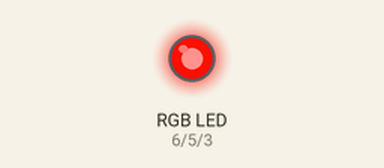
A sketch run on a simulated Arduino Uno, built with avr-gcc and run on an emulated ATmega328P. Shown: an RGB LED mixed from three pins (HIGH = lit). Dim RGB values are drawn brighter than linear.

Above: at 0.15 s.
At 4.8 s:
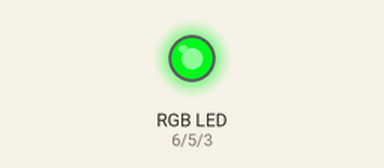
At 9.66 s:
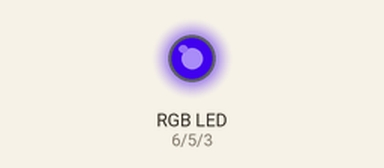
At 19.37 s:
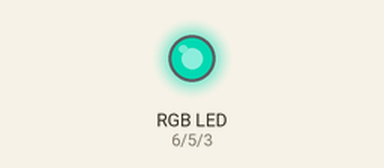
At 28.78 s:
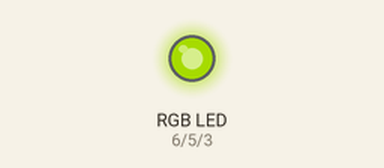
At 38.49 s:
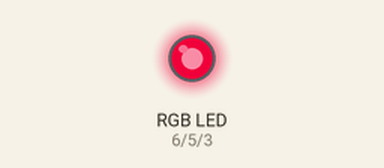
Timing chart, 0 to 40.0 s (numbered marks = the images above):
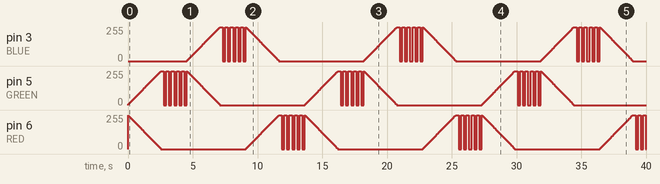

The sketch:

RGBs.ino
```cpp
//Define Pins
#define BLUE 3
#define GREEN 5
#define RED 6

void setup() {
  // put your setup code here, to run once:
  pinMode(RED, OUTPUT);
  pinMode(GREEN, OUTPUT);
  pinMode(BLUE, OUTPUT);
  digitalWrite(RED, HIGH);
  digitalWrite(GREEN, LOW);
  digitalWrite(BLUE, LOW);
}

int redVal;
int greenVal;
int blueVal;

void loop() {
  #define delayTime 10 //fading time between colors

  redVal = 255;
  greenVal = 0;
  blueVal = 0;

  analogWrite(RED, redVal);
  analogWrite(GREEN, greenVal);
  analogWrite(BLUE, blueVal);

  for (int i = 0; i < 255; i++) {
    redVal -= 1;
    greenVal += 1;

    analogWrite(RED, redVal);
    analogWrite(GREEN, greenVal);
    delay(delayTime);
  }

  for (int i = 0; i < 5; i++) {
    delay(200);
    analogWrite(GREEN, 0);
    delay(200);
    analogWrite(GREEN, 255);
  }

  for (int i = 0; i < 255; i++) {
    greenVal -= 1;
    blueVal += 1;

    analogWrite(GREEN, greenVal);
    analogWrite(BLUE, blueVal);
    delay(delayTime);
  }

  for (int i = 0; i < 5; i++) {
    delay(200);
    analogWrite(BLUE, 0);
    delay(200);
    analogWrite(BLUE, 255);
  }

  for (int i = 0; i < 255; i++) {
    blueVal -= 1;
    redVal += 1;

    analogWrite(BLUE, blueVal);
    analogWrite(RED, redVal);
    delay(delayTime);
  }

  for (int i = 0; i < 5; i++) {
    delay(200);
    analogWrite(RED, 0);
    delay(200);
    analogWrite(RED, 255);
  }
}
```
